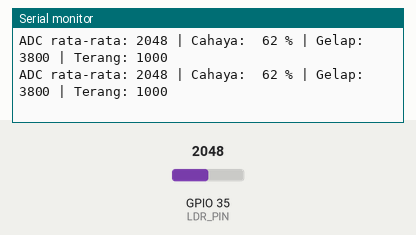
Simulated run of this sketch. Board: ESP32. Parts: the last lines printed to the serial monitor. The inputs (shaded band) are chosen by the test bench; at power-on: GPIO 35 (LDR_PIN) = 2048.

Above: at 6.4 s.
6.5 s: GPIO 35 (LDR_PIN) set to 1046
At 6.9 s:
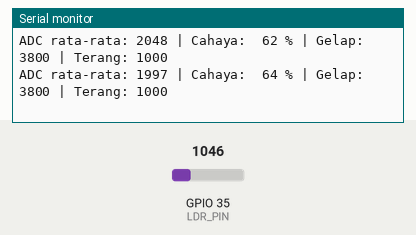
8.0 s: GPIO 35 (LDR_PIN) set to 942
At 8.9 s:
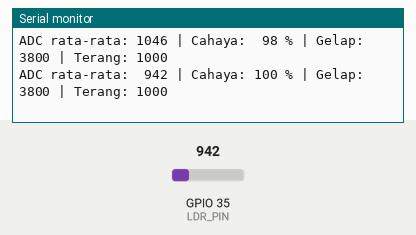
Timing chart, 0 to 11.0 s (numbered marks = the images above; inputs shaded):
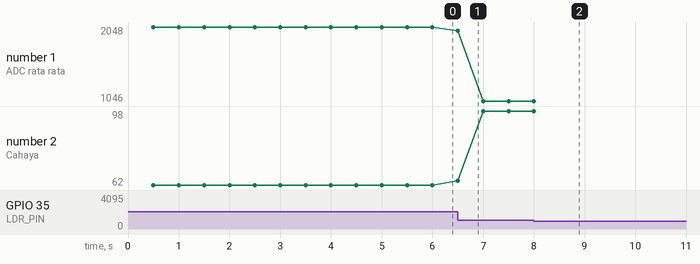

The sketch:

p3_kalibrasi_gelap_terang.ino
```cpp
/*
 * BAB 32 - Program 3: Kalibrasi Titik Gelap dan Titik Terang
 * Nilai LDR dirata-rata tanpa delay() (20 sampel, satu setiap 5 ms),
 * lalu diubah menjadi persentase cahaya 0-100 % berdasarkan dua titik kalibrasi.
 * Ketik di Serial Monitor (line ending: New Line), lalu tekan Enter:
 *   g → simpan titik GELAP (matikan lampu atau tutup LDR dulu)
 *   t → simpan titik TERANG (nyalakan lampu atau buka LDR dulu)
 *   r → kembali ke nilai bawaan
 *
 * Rangkaian: LDR (header kuning, pin ke-1) → IO35
 */

#define LDR_PIN 35  // LDR → IO35 (ADC1_CH7)

const int GELAP_BAWAAN = 3800;         // titik gelap bawaan (ADC besar = gelap)
const int TERANG_BAWAAN = 1000;        // titik terang bawaan
const int SELISIH_MINIMUM = 300;       // titik gelap harus lebih besar dari titik terang minimal sebesar ini
const int JUMLAH_SAMPEL = 20;          // 20 sampel × 5 ms = rata-rata 100 ms terakhir
const unsigned int PANJANG_MAKS = 20;  // batas panjang satu perintah

// Timer serbaguna dari BAB 16
struct Timer {
  unsigned long interval;   // ms
  unsigned long waktuLalu;  // hasil millis() saat terakhir dijalankan

  bool sudahWaktunya(unsigned long sekarang) {
    if (sekarang - waktuLalu >= interval) {
      waktuLalu = sekarang;
      return true;
    }
    return false;
  }
};

// Rata-rata bergerak dengan kotak melingkar (lihat 32.7.2)
struct RataRataBergerak {
  int sampel[JUMLAH_SAMPEL];
  int posisi;
  long jumlah;

  void mulai(int nilaiAwal) {
    for (int i = 0; i < JUMLAH_SAMPEL; i++) {
      sampel[i] = nilaiAwal;
    }
    jumlah = (long)nilaiAwal * JUMLAH_SAMPEL;
    posisi = 0;
  }

  void tambah(int nilaiBaru) {
    jumlah = jumlah - sampel[posisi] + nilaiBaru;
    sampel[posisi] = nilaiBaru;
    posisi = (posisi + 1) % JUMLAH_SAMPEL;
  }

  int nilai() {
    return jumlah / JUMLAH_SAMPEL;
  }
};

Timer timerSampel = {5, 0};     // ambil sampel setiap 5 ms
Timer timerLaporan = {500, 0};  // laporan setiap 500 ms
RataRataBergerak filterLdr;

int titikGelap = GELAP_BAWAAN;    // hasil kalibrasi disimpan di variabel (hilang saat reset)
int titikTerang = TERANG_BAWAAN;
String penampung = "";            // karakter perintah yang sudah tiba

// Persentase cahaya: 0 % = titik gelap, 100 % = titik terang.
// Hasil -1 berarti kalibrasinya belum masuk akal.
int hitungPersen(int nilai) {
  if (titikGelap - titikTerang < SELISIH_MINIMUM) {
    return -1;
  }
  long persen = (long)(titikGelap - nilai) * 100 / (titikGelap - titikTerang);
  if (persen < 0) persen = 0;      // lebih gelap daripada titik gelap
  if (persen > 100) persen = 100;  // lebih terang daripada titik terang
  return persen;
}

void prosesPerintah(String perintah) {
  perintah.trim();         // buang spasi dan karakter akhir baris
  perintah.toLowerCase();  // "G" dianggap sama dengan "g"
  if (perintah.length() == 0) return;

  char huruf = perintah.charAt(0);  // cukup huruf pertamanya
  int nilaiSaatIni = filterLdr.nilai();

  if (huruf == 'g') {
    titikGelap = nilaiSaatIni;
    Serial.printf(">>> Titik GELAP disimpan: %d\n", titikGelap);
  } else if (huruf == 't') {
    titikTerang = nilaiSaatIni;
    Serial.printf(">>> Titik TERANG disimpan: %d\n", titikTerang);
  } else if (huruf == 'r') {
    titikGelap = GELAP_BAWAAN;
    titikTerang = TERANG_BAWAAN;
    Serial.println(">>> Kembali ke nilai bawaan");
  } else {
    Serial.println(">>> Perintah tidak dikenal. Pilihan: g, t, r");
    return;
  }

  if (titikGelap - titikTerang < SELISIH_MINIMUM) {
    Serial.println(">>> PERINGATAN: titik gelap harus lebih besar dari titik terang minimal 300.");
    Serial.println(">>> Ulangi: simpan g saat gelap, lalu t saat terang.");
  }
  Serial.printf("Salin ke Program 4: const int NILAI_GELAP = %d; const int NILAI_TERANG = %d;\n",
                titikGelap, titikTerang);
}

void setup() {
  Serial.begin(115200);
  penampung.reserve(PANJANG_MAKS);
  filterLdr.mulai(analogRead(LDR_PIN));  // isi semua kotak dengan bacaan pertama

  Serial.println("BAB 32 - Program 3: Kalibrasi Titik Gelap dan Titik Terang");
  Serial.println("Ketik g (simpan gelap), t (simpan terang), atau r (nilai bawaan), lalu Enter");
}

void loop() {
  unsigned long sekarang = millis();

  // Tugas 1: ambil satu sampel LDR setiap 5 ms
  if (timerSampel.sudahWaktunya(sekarang)) {
    filterLdr.tambah(analogRead(LDR_PIN));
  }

  // Tugas 2: ambil karakter perintah yang SUDAH tiba, tanpa menunggu
  while (Serial.available() > 0) {
    char c = Serial.read();
    if (c == '\n' || c == '\r') {  // akhir baris → perintah lengkap
      prosesPerintah(penampung);
      penampung = "";
    } else if (penampung.length() < PANJANG_MAKS) {
      penampung += c;
    }
  }

  // Tugas 3: laporan setiap 500 ms
  if (timerLaporan.sudahWaktunya(sekarang)) {
    int nilai = filterLdr.nilai();
    int persen = hitungPersen(nilai);
    Serial.printf("ADC rata-rata: %4d | ", nilai);
    if (persen < 0) {
      Serial.println("Cahaya: ? (kalibrasi belum benar)");
    } else {
      Serial.printf("Cahaya: %3d %% | Gelap: %d | Terang: %d\n", persen, titikGelap, titikTerang);
    }
  }
}
```

Measured:
- the behaviour switches between 1000 and 999 on GPIO 35 (LDR_PIN) (found by bisection; images 1 and 2)
- after the input at 6.5 s, the serial monitor: prints a new line at once (image 1)
- after the input at 8.0 s, the serial monitor: prints a new line after 0.50 s (image 2)
- plotted number 1: 2048 → 1046 after the input at 6.5 s
- plotted number 2: 62 → 98 after the input at 6.5 s
